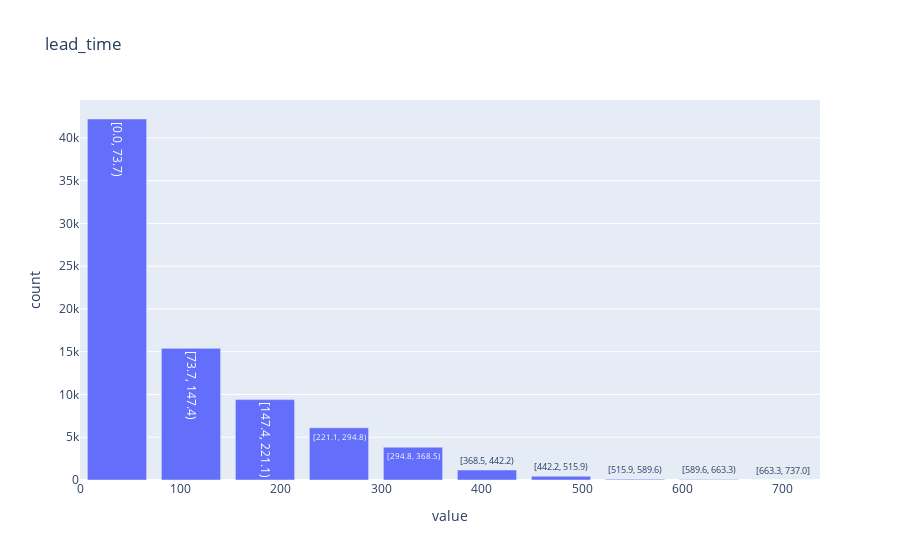

The code cell stored with this chart in its notebook:
### Code cell
hotel_df.plot.hist("lead_time", title="lead_time")

### Figure 1 — Plotly figure (JSON) as saved in the notebook; plotly's stock layout.template omitted (floating-point values rounded to 4 significant figures)
{"data": [{"hovertemplate": "variable=lead_time<br>value=%{text}<br>count=%{y}", "name": "lead_time", "text": ["[0.0, 73.7)", "[73.7, 147.4)", "[147.4, 221.1)", "[221.1, 294.8)", "[294.8, 368.5)", "[368.5, 442.2)", "[442.2, 515.9)", "[515.9, 589.6)", "[589.6, 663.3)", "[663.3, 737.0]"], "type": "bar", "x": [36.85, 110.6, 184.2, 258.0, 331.6, 405.4, 479.1, 552.8, 626.5, 700.2], "y": [42210, 15391, 9400, 6109, 3836, 1167, 436, 92, 60, 2]}], "layout": {"barmode": "stack", "title": {"text": "lead_time"}, "xaxis": {"title": {"text": "value"}}, "yaxis": {"title": {"text": "count"}}}}
